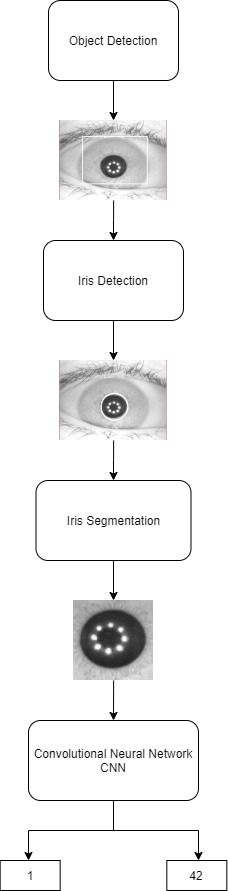
#> input picture image.jpg, 228 x 891 px, given as the content of the folder casia_interval, which was not available
$ python iris_extraction_3.py   (older library calls are emulated)
#> lines starting #> are read from the running program, lines starting #| are printed output that depends on the picture; after the words box and inside, x2 and y2 are one past the last pixel; in counts of white or black regions, pixels touching at a corner belong together; pictures that were not available may be replaced by others from this repository, and a replacement may not be noted
import cv2
import numpy as np
import glob
import pickle

eye_cascade = cv2.CascadeClassifier('haarcascade_eye.xml')


eye_num_2=0
def transform_image(img,threshold):


    retval, threshold = cv2.threshold(img, threshold, 255, cv2.THRESH_BINARY)


    opening = cv2.morphologyEx(threshold, cv2.MORPH_OPEN, kernel)
    closing = cv2.morphologyEx(threshold, cv2.MORPH_CLOSE, kernel)

    open_close = cv2.bitwise_or(opening, closing, mask = None)

    return open_close,opening,closing

imgs = []
label=0
final_output = []
lables = []
eye_detected = []
iris_eye_detected=[]


#'''
#'''
for filepath in glob.iglob('casia_interval/*'):
    num_in_folder=0


    for filefilepath in glob.iglob(filepath+'/L/*'):
        if filefilepath[-1] == 'g':


            img	= cv2.imread(filefilepath)
#> img is the input picture: shape (891, 228, 3); mean B, G, R 241.2, 241.2, 241.2
            img=cv2.resize(img,(200,150))
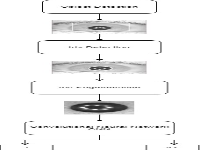
#> img: shape (150, 200, 3); mean B, G, R 240.9, 240.9, 240.9

            img	=	cv2.cvtColor(img,	cv2.COLOR_BGR2GRAY)
#> img: shape (150, 200)

            imgs.append([img,num_in_folder,label,img])
            print(filefilepath)
            num_in_folder = num_in_folder+1

    #'''
    for filefilepath in glob.iglob(filepath+'/R/*'):
        if filefilepath[-1] == 'g':

            img	= cv2.imread(filefilepath)
            img=cv2.resize(img,(200,150))

            img	=	cv2.cvtColor(img,	cv2.COLOR_BGR2GRAY)

            imgs.append([img,num_in_folder,label,img])
            print(filefilepath)
            num_in_folder = num_in_folder+1
     #'''
    label=label+1
        #print(filefilepath)
#'''

print("total images number ",len(imgs))
#| total images number  2


#'''
eyes_num=0
for i,j,L,c in imgs:

    # cv2.imshow('dd',i)
    i=cv2.resize(i,(400,300))

    eyes = eye_cascade.detectMultiScale(i, 1.01, 0)


    if len(eyes)>1:
        eye_detected.append(imgs[eyes_num])
        print(eyes_num)
        eyes_num = eyes_num+1

        maxium_area = -3

        for (ex,ey,ew,eh) in eyes:
            area = ew*eh

            if area>maxium_area:
                maxium_area = area
                maxium_width=ew
                point_x=ex
                point_y=ey
                maxium_height = eh


        #cv2.rectangle(i,(point_x,point_y),(point_x+maxium_width,+maxium_height),(255,0,0),2)
        cv2.imwrite('paper_2/eyes/'+str(L)+'.'+str(j)+'.jpg',i)
#> this loop made 2 passes
#> (j, L, eyes_num) on passes 1 to 2: (0, 0, 1), (1, 0, 2)
#| 0
#| 1
#> pass 1, `i=cv2.resize(i,(400,300))`:
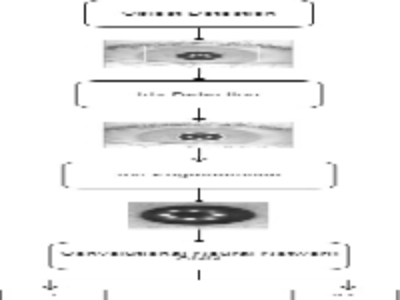
#> i: shape (300, 400); min 6, max 255, mean 240.9
#> after the loop, eye_detected = 2 items; eyes_num = 2; maxium_height = 31; maxium_width = 31; point_x = 117; point_y = 40

                # [5 lines of commented-out code are left out]


print("total_eyes_found = ",eyes_num)
#| total_eyes_found =  2
print("total_eyes_found 2 = ",eye_num_2)


#'''


iris_num=0
for i,j,L,c in eye_detected:


    circles = cv2.HoughCircles(i, cv2.HOUGH_GRADIENT, 10, 100)

    if circles is not None :

        circles = np.round(circles[0, :]).astype("int")
        #print(len(circles))
        #print(y)

        maxiumum_average=10000000000000
        #print(len(circles))
        print(i.shape[0])
        print(i.shape[1])
        print(min(i.shape))


        key=True


        for (x, y, r) in circles:

            if x+r<=max(i.shape) and y+r<=max(i.shape)and x-r>0 and y-r>0 and r>20:

                key=False

                new_roi = i[y-r:y+r, x-r:x+r]
                average = np.average(new_roi)

                if average < maxiumum_average:
                    maxiumum_r = r
                    point_x=x
                    point_y=y
                    maxiumum_average=average

                #cv2.circle(i, (x, y), r, (0, 0, 0), 4)

        if key:
            #print("key opened")

            for (x, y, r) in circles:


                    maxiumu_raduis=-4

                    if r > maxiumu_raduis:
                        maxiumum_r = r
                        point_x=x
                        point_y=y
                        # [11 lines of commented-out code are left out]


        cv2.imwrite('paper_3/iris/'+str(L)+'.'+str(j)+'.jpg',i)
        iris_eye_detected.append(imgs[iris_num])
        print(iris_num)
        iris_num = iris_num+1
#> this loop made 2 passes
#> (j, L, circles, iris_num) on passes 1 to 2: (0, 0, [[95, 85, 22]], 1), (1, 0, [[95, 85, 22]], 2)
#| 150
#| 200
#| 150
#| 0
#| 150
#| 200
#| 150
#| 1
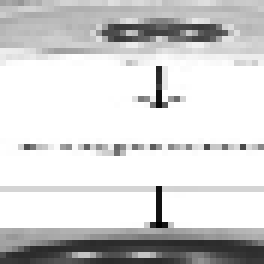
#> new_roi: shape (44, 44) (shown 6 times larger); min 1, max 255, mean 212.7
#> after the loop, iris_eye_detected = 2 items; iris_num = 2; maxiumum_average = 212.7


            #roi_gray = gray[y:y+h, x:x+w]
            #roi_gray = gray[ey:ey+eh, ex:ex+ew]
            #roi_color = img[ey:ey+eh, ex:ex+ew]


print("total_iris_found = ",iris_num)
#| total_iris_found =  2


print("total images number ",len(imgs))
#| total images number  2


imgs= iris_eye_detected
#> imgs = 2 items

#'''


kernel = np.ones((5,5),np.uint8)
import random

random.shuffle(imgs)

test=[]
for i,j,L,c in imgs:

    gold,siver,diamond = transform_image(i,0)
    golden_refrence = sum(sum(gold))
    #print("golden refrence  = "+str(golden_refrence))
    found = True
    for k in range(10,1000,10):

        working_img,opening,closing = transform_image(i,k)
        suming = sum(sum(working_img))
        diffrence = suming-golden_refrence


        if diffrence>800:
            found = False

            print("the image threshold = " ,k)
            print("the image name " +str(j))
            print(" " )


            cv2.imwrite('paper_2/threshold/'+str(L)+'.'+str(j)+'.jpg',working_img)
            cv2.imwrite('paper_2/opening/'+str(L)+'.'+str(j)+'.jpg',opening)
            cv2.imwrite('paper_2/closing/'+str(L)+'.'+str(j)+'.jpg',closing)


            _, contours,_ = cv2.findContours(working_img, cv2.RETR_TREE, cv2.CHAIN_APPROX_NONE)

            for z in contours:

                x,y,w,h = cv2.boundingRect(z)
                if x+w<150 and y+h<200 and x-w//4>0:

                    cv2.rectangle(working_img,(x,y),(x+w,y+h),(0,255,0),-2)
                    cv2.imwrite('paper_2/contour/'+str(L)+'.'+str(j)+'.jpg',working_img)


            _, contours_2,_ = cv2.findContours(working_img, cv2.RETR_TREE, cv2.CHAIN_APPROX_NONE)

            #cv2.imwrite('paper/contour/'+str(L)+'.'+str(j)+'.jpg',contours_2)


            maxium_area=0
            maxium_area = 0
            maxium_width=0
            point_x=0
            point_y=0
            maxium_height = 0
            for z in contours_2:
                #print(len(i))
                x,y,w,h = cv2.boundingRect(z)
                new_area=h*w
                if x+w<150 and y+h<200 and new_area>maxium_area and x-w//4>0:
                    maxium_area = new_area
                    maxium_width=w
                    point_x=x
                    point_y=y
                    maxium_height = h


                    #cv2.rectangle(working_img,(x,y),(x+w,y+h),(0,255,0),-2)

            #cv2.rectangle(i,(point_x,point_y),(point_x+maxium_width,point_y+maxium_height),(0,255,0),-2)

            center_x = point_x+maxium_width//2
            center_y = point_y+maxium_height//2
            radius = 40

            if center_y-radius>0 and center_x-radius >0  and center_y+radius < 200 and center_x+radius < 150:
                #cv2.circle(c, (int(center_x), int(center_y)), int(radius),  (0, 255, 255), 2)
                new_roi = c[center_y-radius:center_y+radius, center_x-radius:center_x+radius]
                new_roi=cv2.resize(new_roi,(200,150))
                #new_roi	= cv2.cvtColor(new_roi,cv2.COLOR_GRAY2BGR)

                #cv2.imwrite('paper/threshold/'+str(L)+'.'+str(j)+'.jpg',new_roi)
                cv2.imwrite('final_casia/'+str(L)+'.'+str(j)+'.jpg',new_roi)

            #new_roi=cv2.resize(new_roi,(200,150))
            else:
                center_y=c.shape[0]//2
                center_x=c.shape[1]//2
                new_roi = c[center_y-radius:center_y+radius, center_x-radius:center_x+radius]
                new_roi =cv2.resize(new_roi,(200,150))
                #new_roi = cv2.cvtColor(new_roi,cv2.COLOR_GRAY2BGR)

                cv2.imwrite('final_casia/'+str(L)+'.'+str(j)+'.jpg',new_roi)

            cv2.imwrite('edging_5/'+str(L)+'_'+str(j)+'.jpg',i)
            test.append(i)
            final_output.append(new_roi)
            lables.append(L)
#'''
    if  found :
        i =cv2.resize(i,(200,150))
        #i = cv2.cvtColor(i,cv2.COLOR_GRAY2BGR)


        #cv2.imwrite('final_iris2/'+str(j[29:]),i)
        cv2.imwrite('final_casia/'+str(L)+'.'+str(j)+'.jpg',i)
#> this loop made 2 passes
#> (j, L, golden_refrence) on passes 1 to 2: (0, 0, 21200), (1, 0, 21200)
#> (printed output is left out)
#> pass 1, in transform_image, `retval, threshold = cv2.threshold(img, threshold, 255, cv2.THRESH_BINA..`:
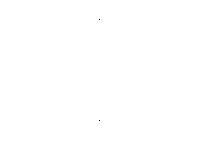
#> threshold: shape (150, 200); 100% white; black in thin lines or dots, all inside (x1, y1, x2, y2) = (99, 19, 100, 121)
#> pass 1, in transform_image (call 3), `retval, threshold = cv2.threshold(img, threshold, 255, cv2.THRESH_BINA..`:
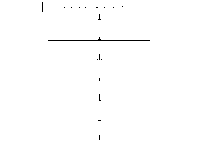
#> threshold: shape (150, 200); 99.5% white; black in thin lines or dots, all inside (x1, y1, x2, y2) = (42, 2, 150, 140)
#> after the loop: working_img: shape (150, 200); every value is 0
#> after the loop, final_output = 12 items; lables = [0, 0, 0, 0, 0, 0, 0, 0, 0, 0, 0, 0]; test = 12 items

#'''


            #cv2.imwrite('edging_5_test/'+str(j[5:]),i)

            #break

print("the lenght of final output = ",len(final_output))
#| the lenght of final output =  12
print("the of lables = ",len(lables))
#| the of lables =  12
